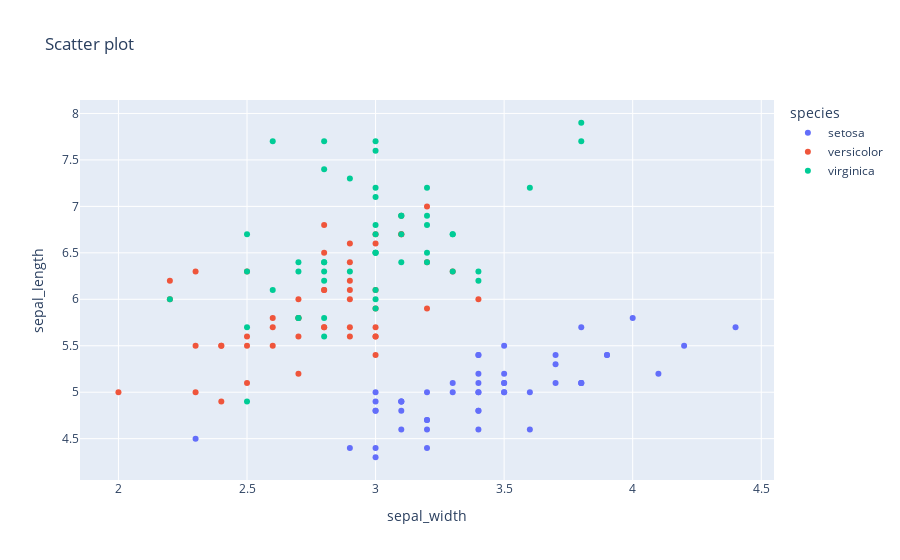

The notebook cell this image was saved under:
### Code cell
# Scatter plot
px.scatter(df, x = 'sepal_width', y = 'sepal_length' , color = 'species', title = 'Scatter plot')

### Figure 1 — Plotly figure (JSON) as saved in the notebook; plotly's stock layout.template omitted (floating-point values rounded to 4 significant figures)
{"data": [{"hovertemplate": "species=setosa<br>sepal_width=%{x}<br>sepal_length=%{y}<extra></extra>", "legendgroup": "setosa", "marker": {"color": "#636efa", "symbol": "circle"}, "mode": "markers", "name": "setosa", "orientation": "v", "showlegend": true, "type": "scatter", "x": [3.5, 3, 3.2, 3.1, 3.6, 3.9, 3.4, 3.4, 2.9, 3.1, 3.7, 3.4, 3, 3, 4, 4.4, 3.9, 3.5, 3.8, 3.8, 3.4, 3.7, 3.6, 3.3, 3.4, 3, 3.4, 3.5, 3.4, 3.2, 3.1, 3.4, 4.1, 4.2, 3.1, 3.2, 3.5, 3.1, 3, 3.4, 3.5, 2.3, 3.2, 3.5, 3.8, 3, 3.8, 3.2, 3.7, 3.3], "xaxis": "x", "y": [5.1, 4.9, 4.7, 4.6, 5, 5.4, 4.6, 5, 4.4, 4.9, 5.4, 4.8, 4.8, 4.3, 5.8, 5.7, 5.4, 5.1, 5.7, 5.1, 5.4, 5.1, 4.6, 5.1, 4.8, 5, 5, 5.2, 5.2, 4.7, 4.8, 5.4, 5.2, 5.5, 4.9, 5, 5.5, 4.9, 4.4, 5.1, 5, 4.5, 4.4, 5, 5.1, 4.8, 5.1, 4.6, 5.3, 5], "yaxis": "y"}, {"hovertemplate": "species=versicolor<br>sepal_width=%{x}<br>sepal_length=%{y}<extra></extra>", "legendgroup": "versicolor", "marker": {"color": "#EF553B", "symbol": "circle"}, "mode": "markers", "name": "versicolor", "orientation": "v", "showlegend": true, "type": "scatter", "x": [3.2, 3.2, 3.1, 2.3, 2.8, 2.8, 3.3, 2.4, 2.9, 2.7, 2, 3, 2.2, 2.9, 2.9, 3.1, 3, 2.7, 2.2, 2.5, 3.2, 2.8, 2.5, 2.8, 2.9, 3, 2.8, 3, 2.9, 2.6, 2.4, 2.4, 2.7, 2.7, 3, 3.4, 3.1, 2.3, 3, 2.5, 2.6, 3, 2.6, 2.3, 2.7, 3, 2.9, 2.9, 2.5, 2.8], "xaxis": "x", "y": [7, 6.4, 6.9, 5.5, 6.5, 5.7, 6.3, 4.9, 6.6, 5.2, 5, 5.9, 6, 6.1, 5.6, 6.7, 5.6, 5.8, 6.2, 5.6, 5.9, 6.1, 6.3, 6.1, 6.4, 6.6, 6.8, 6.7, 6, 5.7, 5.5, 5.5, 5.8, 6, 5.4, 6, 6.7, 6.3, 5.6, 5.5, 5.5, 6.1, 5.8, 5, 5.6, 5.7, 5.7, 6.2, 5.1, 5.7], "yaxis": "y"}, {"hovertemplate": "species=virginica<br>sepal_width=%{x}<br>sepal_length=%{y}<extra></extra>", "legendgroup": "virginica", "marker": {"color": "#00cc96", "symbol": "circle"}, "mode": "markers", "name": "virginica", "orientation": "v", "showlegend": true, "type": "scatter", "x": [3.3, 2.7, 3, 2.9, 3, 3, 2.5, 2.9, 2.5, 3.6, 3.2, 2.7, 3, 2.5, 2.8, 3.2, 3, 3.8, 2.6, 2.2, 3.2, 2.8, 2.8, 2.7, 3.3, 3.2, 2.8, 3, 2.8, 3, 2.8, 3.8, 2.8, 2.8, 2.6, 3, 3.4, 3.1, 3, 3.1, 3.1, 3.1, 2.7, 3.2, 3.3, 3, 2.5, 3, 3.4, 3], "xaxis": "x", "y": [6.3, 5.8, 7.1, 6.3, 6.5, 7.6, 4.9, 7.3, 6.7, 7.2, 6.5, 6.4, 6.8, 5.7, 5.8, 6.4, 6.5, 7.7, 7.7, 6, 6.9, 5.6, 7.7, 6.3, 6.7, 7.2, 6.2, 6.1, 6.4, 7.2, 7.4, 7.9, 6.4, 6.3, 6.1, 7.7, 6.3, 6.4, 6, 6.9, 6.7, 6.9, 5.8, 6.8, 6.7, 6.7, 6.3, 6.5, 6.2, 5.9], "yaxis": "y"}], "layout": {"legend": {"title": {"text": "species"}, "tracegroupgap": 0}, "title": {"text": "Scatter plot"}, "xaxis": {"anchor": "y", "domain": [0, 1], "title": {"text": "sepal_width"}}, "yaxis": {"anchor": "x", "domain": [0, 1], "title": {"text": "sepal_length"}}}}
